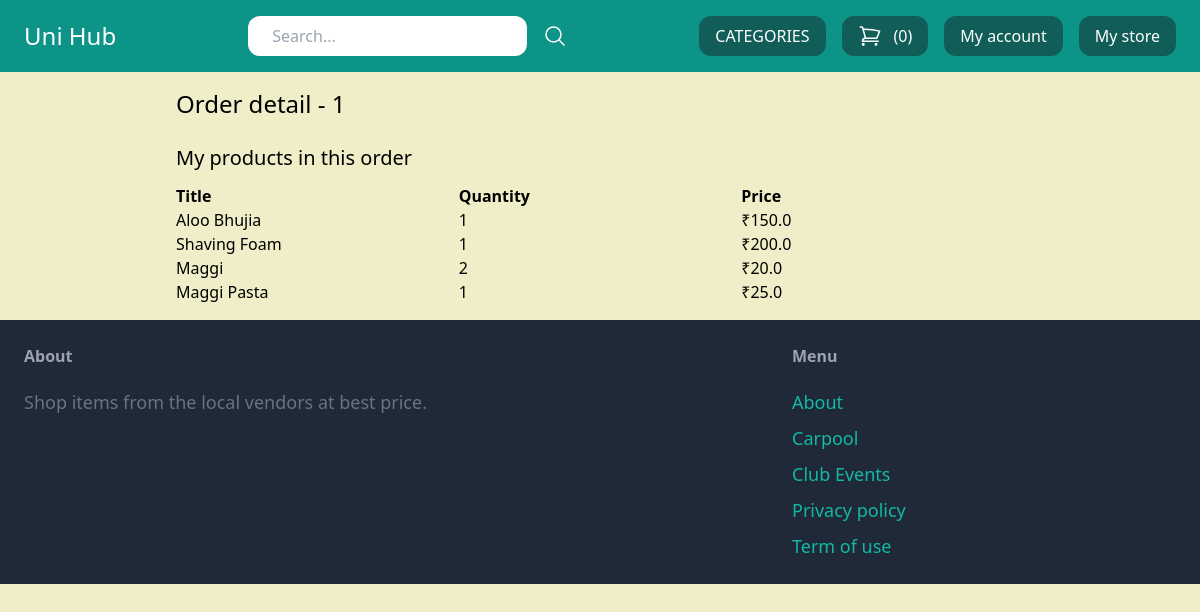
/my-store/order-detail/1/ (signed in), run on the app's committed database.
### store/models.py (models this page shows, shortened)
class Order(models.Model):
    first_name = models.CharField(max_length=255)
    last_name = models.CharField(max_length=255)
    address = models.CharField(max_length=255)
    zipcode = models.CharField(max_length=255)
    city = models.CharField(max_length=255)
    paid_amount = models.IntegerField(blank=True, null=True)
    is_paid = models.BooleanField(default=False)
    merchant_id = models.CharField(max_length=255)
    created_by = models.ForeignKey(User, related_name='orders', on_delete=models.SET_NULL, null=True)
    created_at = models.DateTimeField(auto_now_add=True)

class OrderItem(models.Model):
    order = models.ForeignKey(Order, related_name='items', on_delete=models.CASCADE)
    product = models.ForeignKey(Product, related_name='items', on_delete=models.CASCADE)
    price = models.IntegerField()
    quantity = models.IntegerField(default=1)
    def get_display_price(self):
        return self.price *100 / 100

class Product(models.Model):
    DRAFT = 'draft'
    WAITING_APPROVAL = 'waitingapproval'
    ACTIVE = 'active'
    DELETED = 'deleted'
    STATUS_CHOICES = (
        (DRAFT, 'Draft'),
        (WAITING_APPROVAL, 'Waiting approval'),
        (ACTIVE, 'Active'),
        (DELETED, 'Deleted'),
    )
    user = models.ForeignKey(User, related_name='products', on_delete=models.CASCADE)
    category = models.ForeignKey(Category, related_name='products', on_delete=models.CASCADE)
    title = models.CharField(max_length=50)
    slug = models.SlugField(max_length=50)
    description = models.TextField(blank=True)
    price = models.IntegerField()
    image = models.ImageField(upload_to='uploads/product_images/', blank=True, null=True)
    thumbnail = models.ImageField(upload_to='uploads/product_images/thumbnail', blank=True, null=True)
    created_at = models.DateTimeField(auto_now_add=True)
    updated_at = models.DateTimeField(auto_now=True)
    status = models.CharField(max_length=50, choices=STATUS_CHOICES, default=ACTIVE)
    class Meta:
        ordering = ('-created_at',)

### userprofile/views.py (the view)
# urls.py: path('my-store/order-detail/<int:pk>/', views.my_store_order_detail, name='my_store_order_detail'),
@login_required
def my_store_order_detail(request, pk):
    order = get_object_or_404(Order, pk=pk)
    return render(request, 'userprofile/my_store_order_detail.html', {
        'order': order
    })

### store/cart.py (called while the page is built)
    def __len__(self):
        return sum(item['quantity'] for item in self.cart.values())

### store/context_processors.py (called while the page is built)
def cart(request):
    return {'cart': Cart(request)}

### store/templatetags/menu.py (called while the page is built)
@register.inclusion_tag('core/menu.html')
def menu():
    categories = Category.objects.all()
    return {'categories': categories}

### userprofile/templates/userprofile/my_store_order_detail.html (shortened to what this page needs)
{% extends 'core/base.html' %}
{% block content %}
    <h1 class="mb-6 text-2xl">Order detail - {{ order.id }}</h1>
    <h2 class="mb-3 text-xl">My products in this order</h2>
    <div class="flex flex-wrap">
        <div class="w-1/3">
            <strong>Title</strong>
        </div>
        <div class="w-1/3">
            <strong>Quantity</strong>
        </div>
        <div class="w-1/3">
            <strong>Price</strong>
        </div>
    </div>
    {% for item in order.items.all %}
        {% if item.product.user == request.user %}
            <div class="flex flex-wrap">
                <div class="w-1/3">
                    {{ item.product.title }}
                </div>
                <div class="w-1/3">
                    {{ item.quantity }}
                </div>
                <div class="w-1/3">
                    ₹{{ item.get_display_price }}
                </div>
            </div>
        {% endif %}
    {% endfor %}
{% endblock %}

### data on the page
Order: id "1"
OrderItem: product "Aloo Bhujia", quantity "1", get_display_price "150.0"
OrderItem: product "Shaving Foam", quantity "1", get_display_price "200.0"
OrderItem: product "Maggi", quantity "2", get_display_price "20.0"
OrderItem: product "Maggi Pasta", quantity "1", get_display_price "25.0"

### other printed values
{{ cart|length }} "0"
